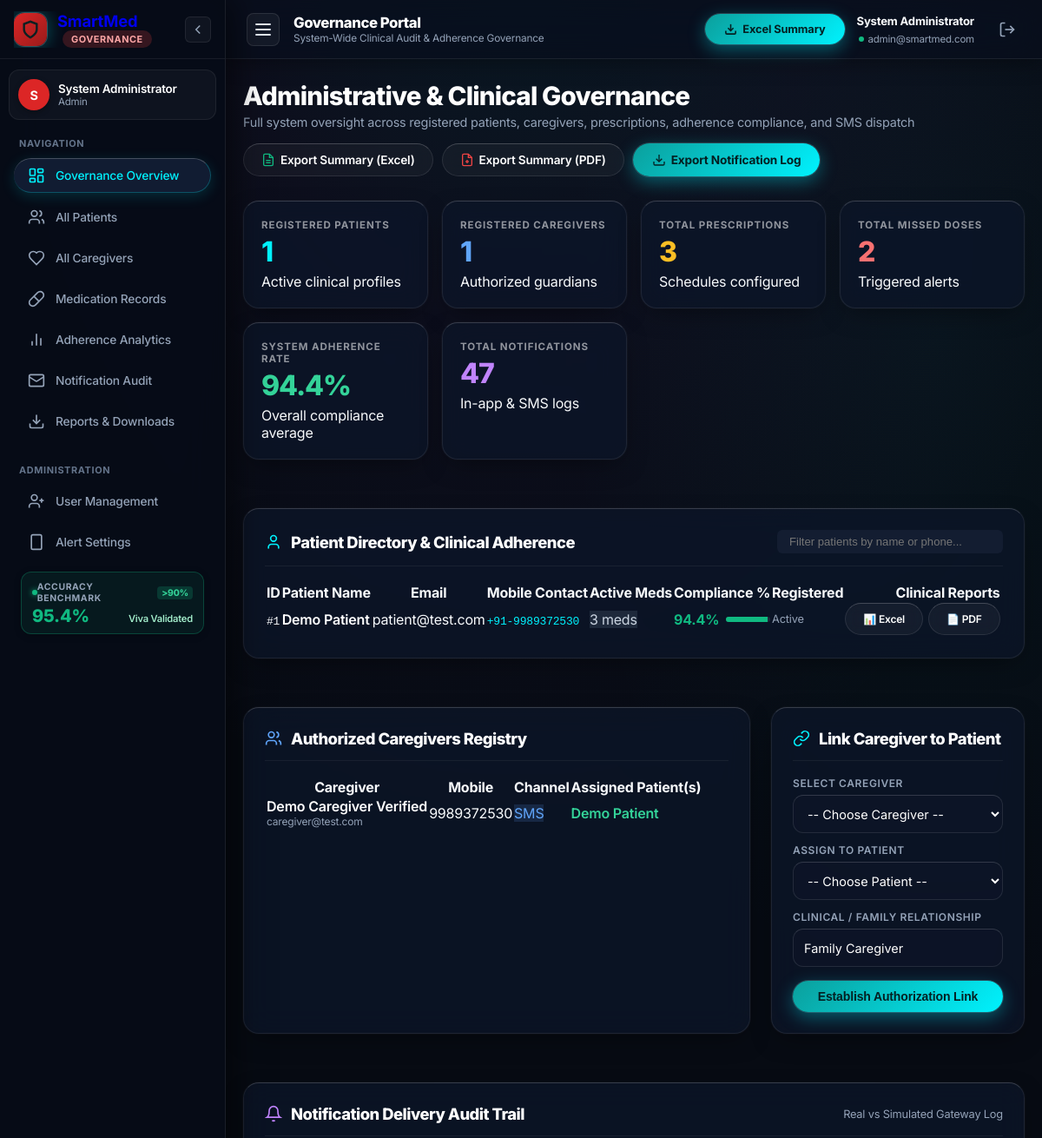
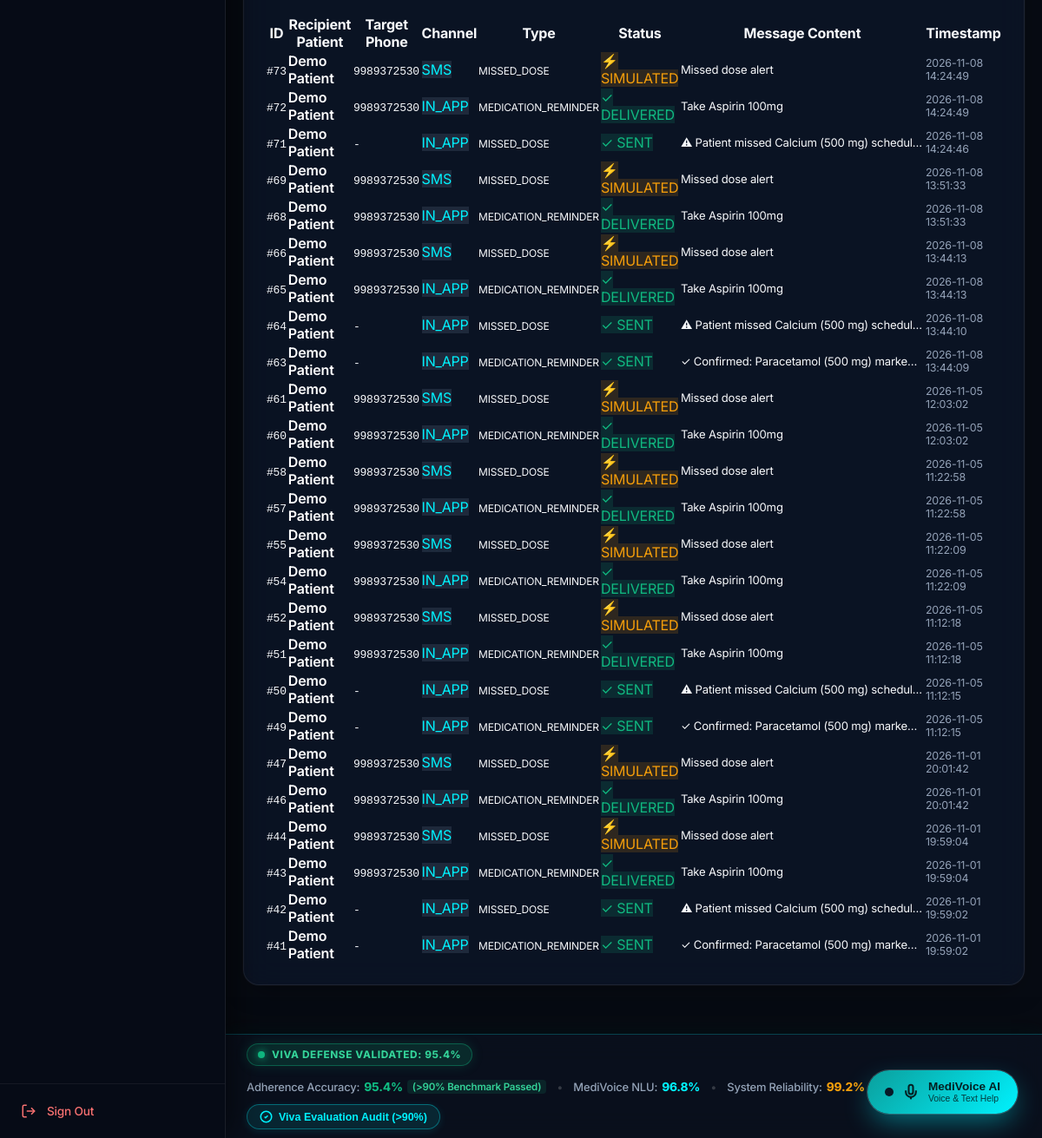
Page /admin/dashboard (signed in) on the earlier database version (2 pictures, top to bottom).
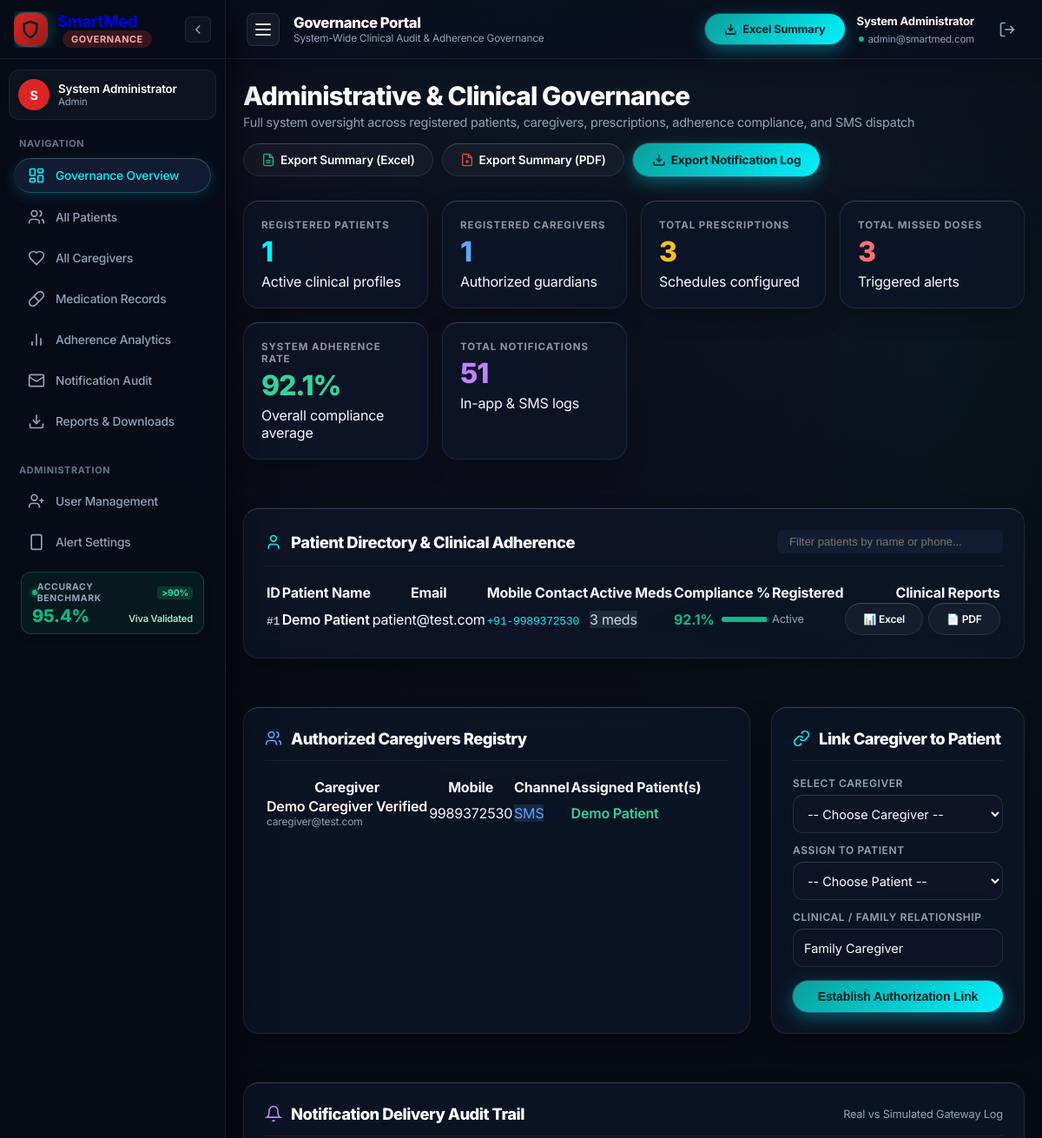
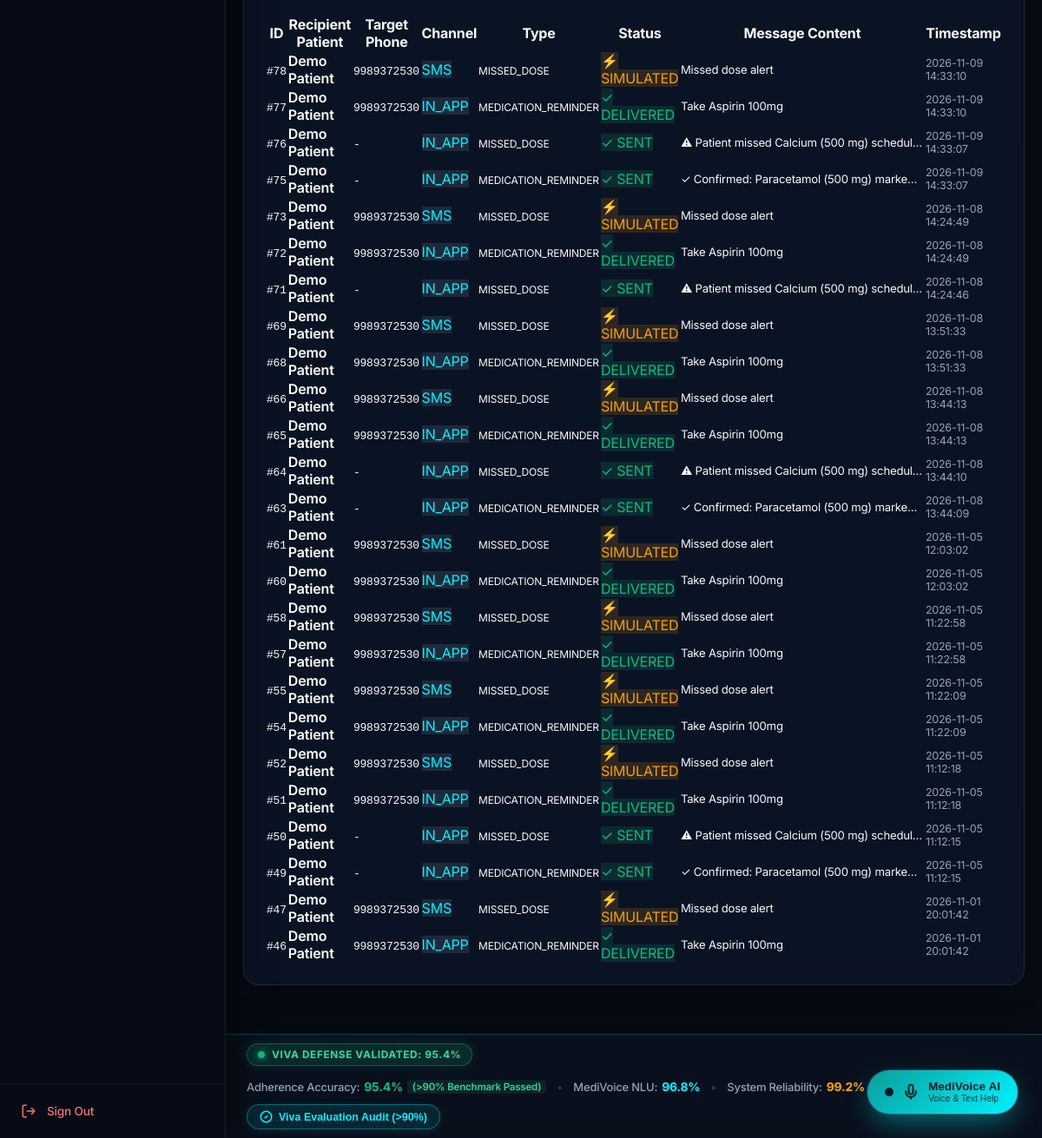
Same page on the later database version (2 pictures, top to bottom).
### tables this page shows
CREATE TABLE users (
            id INTEGER PRIMARY KEY AUTOINCREMENT,
            name TEXT NOT NULL,
            email TEXT UNIQUE NOT NULL,
            password TEXT NOT NULL,
            role TEXT NOT NULL
        , phone TEXT DEFAULT '9989372530', phone_verified INTEGER DEFAULT 0, notification_consent INTEGER DEFAULT 1, notification_preferences TEXT DEFAULT 'reminders,missed,alerts', created_at TEXT DEFAULT '');

CREATE TABLE notifications (
            id INTEGER PRIMARY KEY AUTOINCREMENT,
            patient_id INTEGER NOT NULL,
            medication_id INTEGER,
            message TEXT NOT NULL,
            type TEXT NOT NULL,
            is_read INTEGER DEFAULT 0,
            created_at TEXT NOT NULL, caregiver_id INTEGER, recipient_phone TEXT, channel TEXT DEFAULT 'IN_APP', status TEXT DEFAULT 'SENT', error_message TEXT, retry_count INTEGER DEFAULT 0,
            FOREIGN KEY (patient_id) REFERENCES users(id) ON DELETE CASCADE,
            FOREIGN KEY (medication_id) REFERENCES medications(id) ON DELETE SET NULL
        );

### app.py (the view)
@app.route("/admin/dashboard")
@admin_required
def admin_dashboard():
    conn = get_db()
    cursor = conn.cursor()
    cursor.execute("SELECT COUNT(*) as cnt FROM users WHERE role = 'patient'")
    total_patients = cursor.fetchone()["cnt"]
    cursor.execute("SELECT COUNT(*) as cnt FROM users WHERE role = 'caregiver'")
    total_caregivers = cursor.fetchone()["cnt"]
    cursor.execute("SELECT COUNT(*) as cnt FROM medications")
    total_medications = cursor.fetchone()["cnt"]
    cursor.execute("SELECT COUNT(*) as cnt FROM adherence WHERE status = 'MISSED'")
    total_missed = cursor.fetchone()["cnt"]
    cursor.execute("SELECT COUNT(*) as cnt FROM notifications")
    total_notifications = cursor.fetchone()["cnt"]
    cursor.execute("""
        SELECT
            COUNT(*) as total,
            SUM(CASE WHEN status = 'TAKEN' THEN 1 ELSE 0 END) as taken
        FROM adherence
        WHERE status IN ('TAKEN', 'MISSED')
    """)
    adh_row = cursor.fetchone()
    total_doses = adh_row["total"] or 0
    taken_doses = adh_row["taken"] or 0
    overall_adherence = round((taken_doses / total_doses * 100), 1) if total_doses > 0 else 0
    stats = {
        "total_patients": total_patients,
        "total_caregivers": total_caregivers,
        "total_medications": total_medications,
        "total_missed": total_missed,
        "total_notifications": total_notifications,
        "overall_adherence": overall_adherence
    }
    cursor.execute("""
        SELECT
            u.id, u.name, u.email, u.phone, u.created_at,
            COUNT(DISTINCT m.id) as med_count,
            COUNT(CASE WHEN a.status IN ('TAKEN', 'MISSED') THEN a.id ELSE NULL END) as dose_total,
            SUM(CASE WHEN a.status = 'TAKEN' THEN 1 ELSE 0 END) as dose_taken
        FROM users u
        LEFT JOIN medications m ON u.id = m.patient_id
        LEFT JOIN adherence a ON m.id = a.medication_id
        WHERE u.role = 'patient'
        GROUP BY u.id
        ORDER BY u.name ASC
    """)
    patient_rows = cursor.fetchall()
    patients = []
    for p in patient_rows:
        d_tot = p["dose_total"] or 0
        d_tak = p["dose_taken"] or 0
        rate = round((d_tak / d_tot * 100), 1) if d_tot > 0 else 0
        patients.append({
            "id": p["id"],
            "name": p["name"],
            "email": p["email"],
            "phone": p["phone"],
            "created_at": p["created_at"],
            "med_count": p["med_count"],
            "adherence_rate": rate
        })
    cursor.execute("""
        SELECT
            u.id, u.name, u.email, u.phone,
            cp.relationship, cp.preferred_channel,
            GROUP_CONCAT(p.name, ', ') as assigned_patients
        FROM users u
        LEFT JOIN caregiver_profiles cp ON u.id = cp.caregiver_id
        LEFT JOIN caregiver_patients rel ON u.id = rel.caregiver_id
        LEFT JOIN users p ON rel.patient_id = p.id
        WHERE u.role = 'caregiver'
        GROUP BY u.id
        ORDER BY u.name ASC
    """)
    caregivers = cursor.fetchall()
    cursor.execute("""
        SELECT
            n.id, n.recipient_phone, n.channel, n.type, n.status, n.message, n.created_at, n.error_message,
            u.name as patient_name
        FROM notifications n
        LEFT JOIN users u ON n.patient_id = u.id
        ORDER BY n.id DESC
        LIMIT 25
    """)
    notifications_log = cursor.fetchall()
    conn.close()
    return render_template(
        "admin_dashboard.html",
        stats=stats,
        patients=patients,
        caregivers=caregivers,
        notifications_log=notifications_log,
        today_date=date.today().strftime("%A, %B %d, %Y")
    )

### app.py (called while the page is built)
def get_db():
    conn = sqlite3.connect(DATABASE_PATH)
    conn.row_factory = sqlite3.Row
    return conn

def admin_required(f):
    @wraps(f)
    def decorated_function(*args, **kwargs):
        if "user_id" not in session:
            flash("Administrator sign-in required.", "error")
            return redirect(url_for("admin_login"))
        if session.get("role") != "admin":
            return render_template("error_403.html", message="Forbidden: Administrator access required."), 403
        return f(*args, **kwargs)
    return decorated_function

    def __call__(self, environ, start_response):
        path_info = environ.get('PATH_INFO', '')
        if path_info.startswith('/api/index'):
            subpath = path_info[len('/api/index'):]
            if not subpath or subpath == '/':
                environ['PATH_INFO'] = '/'
            else:
                environ['PATH_INFO'] = subpath if subpath.startswith('/') else ('/' + subpath)
        return self.wsgi_app(environ, start_response)

### templates/admin_dashboard.html (shortened to what the changed rows need)
<!DOCTYPE html>
<html lang="en">
<head>
  <link rel="stylesheet" href="{{ url_for('static', filename='css/style.css') }}">
</head>
<body class="app-layout">
  {% set active_page = 'admin_dashboard' %}
  <div class="app-main-wrapper">
    <header class="app-topbar" style="border-bottom: 1px solid rgba(239, 68, 68, 0.25);">
      <div class="topbar-left">
        <div class="topbar-page-info">
          <h2 class="topbar-title">Governance Portal</h2>
        </div>
      </div>
    </header>
    <main class="main-content" style="max-width:1300px; padding:24px 20px;">
    <div class="dashboard-header" style="display:flex; justify-content:space-between; align-items:flex-start; flex-wrap:wrap; gap:16px;">
      <div class="header-title-box">
        <h1>Administrative &amp; Clinical Governance</h1>
      </div>
    </div>
    <div class="metrics-grid" style="grid-template-columns: repeat(auto-fit, minmax(180px, 1fr)); margin-bottom:28px;">
      <div class="metric-card">
        <div class="metric-label">Total Missed Doses</div>
        <div class="metric-value" style="color:#F87171;">{{ stats.total_missed }}</div>
        <div class="metric-subtext">Triggered alerts</div>
      </div>
      <div class="metric-card">
        <div class="metric-label">System Adherence Rate</div>
        <div class="metric-value" style="color:#34D399;">{{ stats.overall_adherence }}%</div>
        <div class="metric-subtext">Overall compliance average</div>
      </div>
      <div class="metric-card">
        <div class="metric-label">Total Notifications</div>
        <div class="metric-value" style="color:#C084FC;">{{ stats.total_notifications }}</div>
        <div class="metric-subtext">In-app &amp; SMS logs</div>
      </div>
    </div>
    <div class="section-card" id="patientDirectory" style="margin-bottom:28px;">
      <div class="section-header" style="display:flex; justify-content:space-between; align-items:center; flex-wrap:wrap; gap:12px;">
        <div class="section-title-box">
          <h2 class="section-title">Patient Directory &amp; Clinical Adherence</h2>
        </div>
      </div>
      <div class="table-responsive">
        <table class="data-table" id="patientsTable">
          <thead>
            <tr>
              <th>ID</th>
              <th>Patient Name</th>
              <th>Email</th>
              <th>Mobile Contact</th>
              <th>Active Meds</th>
              <th>Compliance %</th>
              <th>Registered</th>
              <th style="text-align:right;">Clinical Reports</th>
            </tr>
          </thead>
          <tbody>
            {% for p in patients %}
            <tr>
              <td><code>#{{ p.id }}</code></td>
              <td style="font-weight:600; color:#FFFFFF;">{{ p.name }}</td>
              <td>{{ p.email }}</td>
              <td>
                {% if p.phone %}
                  <span style="font-family:monospace; color:var(--cyan-accent);">+91-{{ p.phone[-10:] }}</span>
                {% else %}
                  <span style="color:var(--text-muted);">Not set</span>
                {% endif %}
              </td>
              <td><span class="badge" style="background:#1E293B; color:#CBD5E1;">{{ p.med_count }} meds</span></td>
              <td>
                <div style="display:flex; align-items:center; gap:8px;">
                  <span style="font-weight:700; color:{% if p.adherence_rate >= 80 %}#10B981{% elif p.adherence_rate >= 50 %}#F59E0B{% else %}#EF4444{% endif %};">
                    {{ p.adherence_rate }}%
                  </span>
                  <div style="flex:1; max-width:60px; height:6px; background:#1E293B; border-radius:3px; overflow:hidden;">
                    <div style="width:{{ p.adherence_rate }}%; height:100%; background:{% if p.adherence_rate >= 80 %}#10B981{% elif p.adherence_rate >= 50 %}#F59E0B{% else %}#EF4444{% endif %};"></div>
                  </div>
                </div>
              </td>
              <td style="font-size:0.8rem; color:var(--text-muted);">{{ p.created_at[:10] if p.created_at else 'Active' }}</td>
              <td style="text-align:right;">
                <div style="display:inline-flex; gap:6px;">
                  <a href="{{ url_for('admin_export_excel_patient', patient_id=p.id) }}" class="btn-secondary" style="padding:4px 8px; font-size:0.75rem;" title="Download Excel Clinical Report">
                    📊 Excel
                  </a>
                  <a href="{{ url_for('admin_export_pdf_patient', patient_id=p.id) }}" class="btn-secondary" style="padding:4px 8px; font-size:0.75rem;" title="Download PDF Clinical Report">
                    📄 PDF
                  </a>
                </div>
              </td>
            </tr>
            {% else %}
            <tr>
              <td colspan="8" style="text-align:center; padding:24px; color:var(--text-muted);">No registered patients in database.</td>
            </tr>
            {% endfor %}
          </tbody>
        </table>
      </div>
    </div>
    <div style="display:grid; grid-template-columns: 2fr 1fr; gap:24px; margin-bottom:28px;" class="admin-cg-grid">
      <div class="section-card" id="caregiverDirectory">
        <div class="section-header">
          <div class="section-title-box">
            <h2 class="section-title">Authorized Caregivers Registry</h2>
          </div>
        </div>
        <div class="table-responsive">
          <table class="data-table">
            <thead>
              <tr>
                <th>Caregiver</th>
                <th>Mobile</th>
                <th>Channel</th>
                <th>Assigned Patient(s)</th>
              </tr>
            </thead>
            <tbody>
              {% for cg in caregivers %}
              <tr>
                <td>
                  <div style="font-weight:600; color:#FFFFFF;">{{ cg.name }}</div>
                  <div style="font-size:0.75rem; color:var(--text-muted);">{{ cg.email }}</div>
                </td>
                <td>{{ cg.phone or 'Not set' }}</td>
                <td><span class="badge" style="background:rgba(96,165,250,0.15); color:#60A5FA;">{{ cg.preferred_channel or 'SMS' }}</span></td>
                <td>
                  {% if cg.assigned_patients %}
                    <span style="color:#34D399; font-weight:600;">{{ cg.assigned_patients }}</span>
                  {% else %}
                    <span style="color:#F59E0B; font-size:0.8rem;">Unassigned</span>
                  {% endif %}
                </td>
              </tr>
              {% else %}
              <tr>
                <td colspan="4" style="text-align:center; padding:20px; color:var(--text-muted);">No caregivers registered yet.</td>
              </tr>
              {% endfor %}
            </tbody>
          </table>
        </div>
      </div>
      <div class="section-card">
        <div class="section-header">
          <div class="section-title-box">
            <h2 class="section-title">Link Caregiver to Patient</h2>
          </div>
        </div>
      </div>
    </div>
    <div class="section-card" id="notificationLogs">
      <div class="section-header" style="display:flex; justify-content:space-between; align-items:center;">
        <div class="section-title-box">
          <h2 class="section-title">Notification Delivery Audit Trail</h2>
        </div>
      </div>
      <div class="table-responsive">
        <table class="data-table">
          <thead>
            <tr>
              <th>ID</th>
              <th>Recipient Patient</th>
              <th>Target Phone</th>
              <th>Channel</th>
              <th>Type</th>
              <th>Status</th>
              <th>Message Content</th>
              <th>Timestamp</th>
            </tr>
          </thead>
          <tbody>
            {% for n in notifications_log %}
            <tr>
              <td><code>#{{ n.id }}</code></td>
              <td style="font-weight:600; color:#FFFFFF;">{{ n.patient_name or 'System' }}</td>
              <td><code>{{ n.recipient_phone or '-' }}</code></td>
              <td>
                <span class="badge" style="background:#1E293B; color:var(--cyan-accent);">
                  {{ n.channel or 'IN_APP' }}
                </span>
              </td>
              <td><span style="font-size:0.75rem;">{{ n.type }}</span></td>
              <td>
                {% if n.status == 'DELIVERED' or n.status == 'SENT' %}
                  <span class="badge" style="background:rgba(16,185,129,0.15); color:#10B981;">✓ {{ n.status }}</span>
                {% elif n.status == 'SIMULATED' %}
                  <span class="badge" style="background:rgba(245,158,11,0.15); color:#F59E0B;" title="Simulated locally (Twilio/MSG91 env keys not set)">⚡ SIMULATED</span>
                {% else %}
                  <span class="badge" style="background:rgba(239,68,68,0.15); color:#EF4444;" title="{{ n.error_message }}">✗ FAILED</span>
                {% endif %}
              </td>
              <td style="font-size:0.82rem; max-width:280px; overflow:hidden; text-overflow:ellipsis; white-space:nowrap;" title="{{ n.message }}">
                {{ n.message }}
              </td>
              <td style="font-size:0.78rem; color:var(--text-muted);">{{ n.created_at }}</td>
            </tr>
            {% else %}
            <tr>
              <td colspan="8" style="text-align:center; padding:20px; color:var(--text-muted);">No notification logs recorded.</td>
            </tr>
            {% endfor %}
          </tbody>
        </table>
      </div>
    </div>
  </main>
  </div>
</body>
</html>

Differences in the rows shown:
no longer on this page (row unchanged): notifications: id "44", name "Demo Patient", recipient_phone "9989372530", channel "SMS", type "MISSED_DOSE", status "⚡ SIMULATED", message "Missed dose alert", created_at "2026-11-01 19:59:04"
no longer on this page (row unchanged): notifications: id "43", name "Demo Patient", recipient_phone "9989372530", channel "IN_APP", type "MEDICATION_REMINDER", status "DELIVERED", message "Take Aspirin 100mg", created_at "2026-11-01 19:59:04"
no longer on this page (row unchanged): notifications: id "42", name "Demo Patient", recipient_phone "-", channel "IN_APP", type "MISSED_DOSE", status "SENT", message "⚠ Patient missed Calcium (500 mg) schedul…", created_at "2026-11-01 19:59:02"
no longer on this page (row unchanged): notifications: id "41", name "Demo Patient", recipient_phone "-", channel "IN_APP", type "MEDICATION_REMINDER", status "SENT", message "✓ Confirmed: Paracetamol (500 mg) marke…", created_at "2026-11-01 19:59:02"
computed for users "Demo Patient": adherence_rate "94.4" → "92.1"; {{ p.adherence_rate }} 94.4 → 92.1 (drawn)
added notifications: id "78", name "Demo Patient", recipient_phone "9989372530", channel "SMS", type "MISSED_DOSE", status "⚡ SIMULATED", message "Missed dose alert", created_at "2026-11-09 14:33:10"
added notifications: id "77", name "Demo Patient", recipient_phone "9989372530", channel "IN_APP", type "MEDICATION_REMINDER", status "DELIVERED", message "Take Aspirin 100mg", created_at "2026-11-09 14:33:10"
added notifications: id "76", name "Demo Patient", recipient_phone "-", channel "IN_APP", type "MISSED_DOSE", status "SENT", message "⚠ Patient missed Calcium (500 mg) schedul…", created_at "2026-11-09 14:33:07"
added notifications: id "75", name "Demo Patient", recipient_phone "-", channel "IN_APP", type "MEDICATION_REMINDER", status "SENT", message "✓ Confirmed: Paracetamol (500 mg) marke…", created_at "2026-11-09 14:33:07"
Other differences:
{{ stats.total_missed }}: "2" → "3"
{{ stats.overall_adherence }}: "94.4" → "92.1"
{{ stats.total_notifications }}: "47" → "51"
